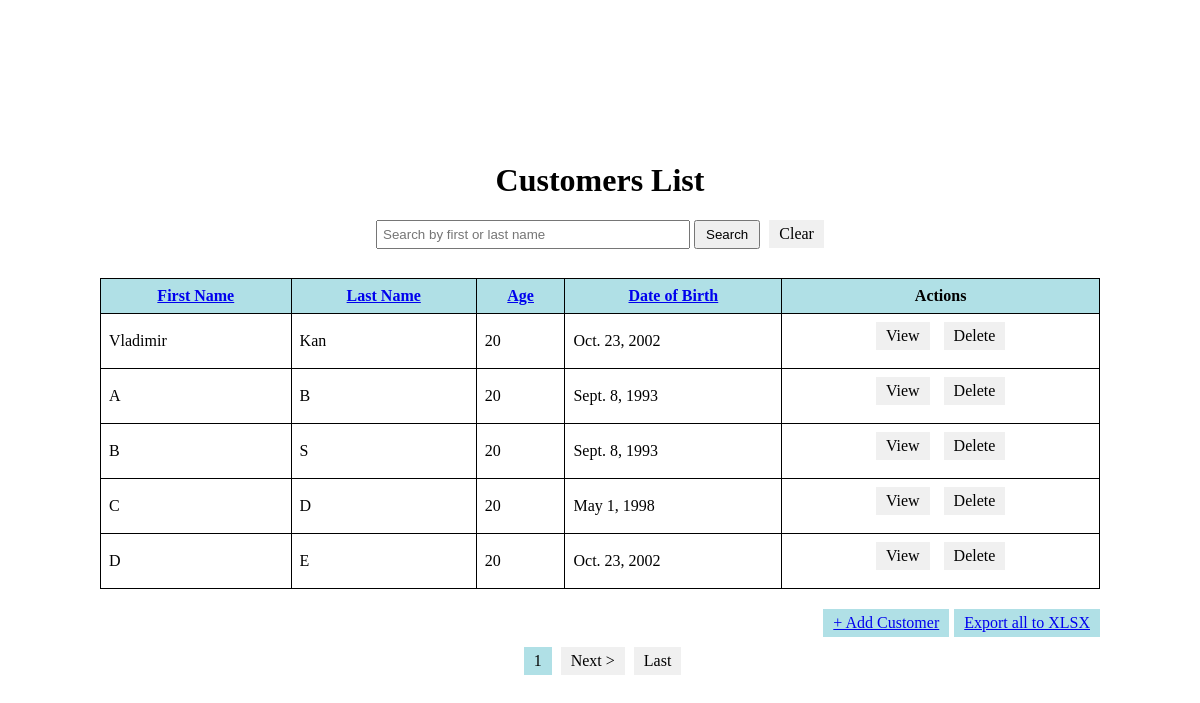
The app's page /?sort_by=age with its own data.
### customersdb/models.py (models this page shows)
class Customer(models.Model):
    name = models.CharField(max_length=100)
    surname = models.CharField(max_length=100)
    age = models.PositiveIntegerField(validators=[MinValueValidator(1), MaxValueValidator(120)])
    date_birth = models.DateField()
    photo = models.ImageField(upload_to='images', null=True, blank=True)

### customersdb/views.py (the view)
# urls.py: path('', CustomersListView.as_view(), name='customers_list'),
class CustomersListView(ListView):
    model = Customer
    template_name = 'customersdb/customers_list.html'
    context_object_name = 'customers'
    ordering = 'pk'
    paginate_by = 5
    def get_queryset(self):
        queryset = super().get_queryset()
        query = self.request.GET.get('q')
        sort_by = self.request.GET.get('sort_by')
        if query:
            queryset = queryset.filter(
                Q(name__icontains=query) | Q(surname__icontains=query)
            )
        if sort_by:
            queryset = queryset.order_by(sort_by)
        return queryset

### customersdb/templates/customersdb/customers_list.html (shortened to what this page needs)
<!DOCTYPE html>
<html>
<head>
</head>
<body>
    <div class="container">
        <h1>Customers List</h1>
        <form method="get" action="" class="search-form">
            <input type="text" name="q" placeholder="Search by first or last name" value="{{ request.GET.q }}">
            <button type="submit">Search</button>
            <a href="?q=" class="link-button clear-button">Clear</a>
        </form>
        <table>
            <thead>
                <tr>
                    <th><a href="?sort_by=name">First Name</a></th>
                    <th><a href="?sort_by=surname">Last Name</a></th>
                    <th><a href="?sort_by=age">Age</a></th>
                    <th><a href="?sort_by=date_birth">Date of Birth</a></th>
                    <th>Actions</th>
                </tr>
            </thead>
            <tbody>
                {% for customer in customers %}
                <tr>
                    <td>{{ customer.name }}</td>
                    <td>{{ customer.surname }}</td>
                    <td>{{ customer.age }}</td>
                    <td>{{ customer.date_birth }}</td>
                    <td class="actions">
                        <a href="{% url 'customer_detail' customer.pk %}" class="link-button">View</a>
                        <a href="{% url 'customer_delete' customer.pk %}" class="link-button">Delete</a>
                    </td>
                </tr>
                {% endfor %}
            </tbody>
        </table>
        <div class="button-container">
            <div class="link-button add-customer">
                <a href="{% url 'customer_add' %}">+ Add Customer</a>
            </div>
            <div class="link-button export-xlsx">
                <a href="{% url 'export_customers' %}">Export all to XLSX</a>
            </div>
        </div>
        <div class="pagination-container">
            <div class="pagination">
                {% if is_paginated %}
                    <span class="current-page">{{ page_obj.number }}</span>
                    {% if page_obj.has_next %}
                        <a href="?sort_by={{ request.GET.sort_by }}&page={{ page_obj.next_page_number }}">Next ></a>
                        <a href="?sort_by={{ request.GET.sort_by }}&page={{ page_obj.paginator.num_pages }}">Last</a>
                    {% endif %}
                {% endif %}
            </div>
        </div>
    </div>
</body>
</html>

### customersdb/templates/customersdb/customers_list.html (style rules this page uses)
body { display: flex; justify-content: center; align-items: center; height: 100vh; }
h1 { text-align: center; }
form { text-align: center; margin-bottom: 20px; }
input[type="text"] { padding: 5px; width: 300px; }
button[type="submit"], button.clear-button { padding: 5px 10px; }
table { width: 1000px; border-collapse: collapse; margin: 0 auto; margin-bottom: 20px; }
th, td { padding: 8px; border: 1px solid black; }
th { background: #b0e0e6; }
td a { text-decoration: none; margin-right: 5px; }
.actions { text-align: center; }
.link-button { display: inline-block; margin-bottom: 10px; padding: 5px 10px; background-color: #f0f0f0; color: black; text-decoration: none; margin-left: 5px; }
.link-button.add-customer, .link-button.export-xlsx { background-color: #b0e0e6; }
.pagination { text-align: right; }
.pagination a { display: inline-block; padding: 5px 10px; margin-left: 5px; text-decoration: none; background-color: #f0f0f0; color: black; }
.pagination .current-page { display: inline-block; padding: 5px 10px; margin-left: 5px; background-color: #b0e0e6; color: black; }
.button-container { display: flex; justify-content: flex-end; align-items: center; margin-bottom: 40px; width: 1000px; margin: 0 auto; }
.pagination-container { display: flex; justify-content: center; }

### records on screen
Customer: name "Vladimir", surname "Kan", age "20", date_birth "Oct. 23, 2002"
Customer: name "A", surname "B", age "20", date_birth "Sept. 8, 1993"
Customer: name "B", surname "S", age "20", date_birth "Sept. 8, 1993"
Customer: name "C", surname "D", age "20", date_birth "May 1, 1998"
Customer: name "D", surname "E", age "20", date_birth "Oct. 23, 2002"

### other values on screen
{{ page_obj.number }} "1"
